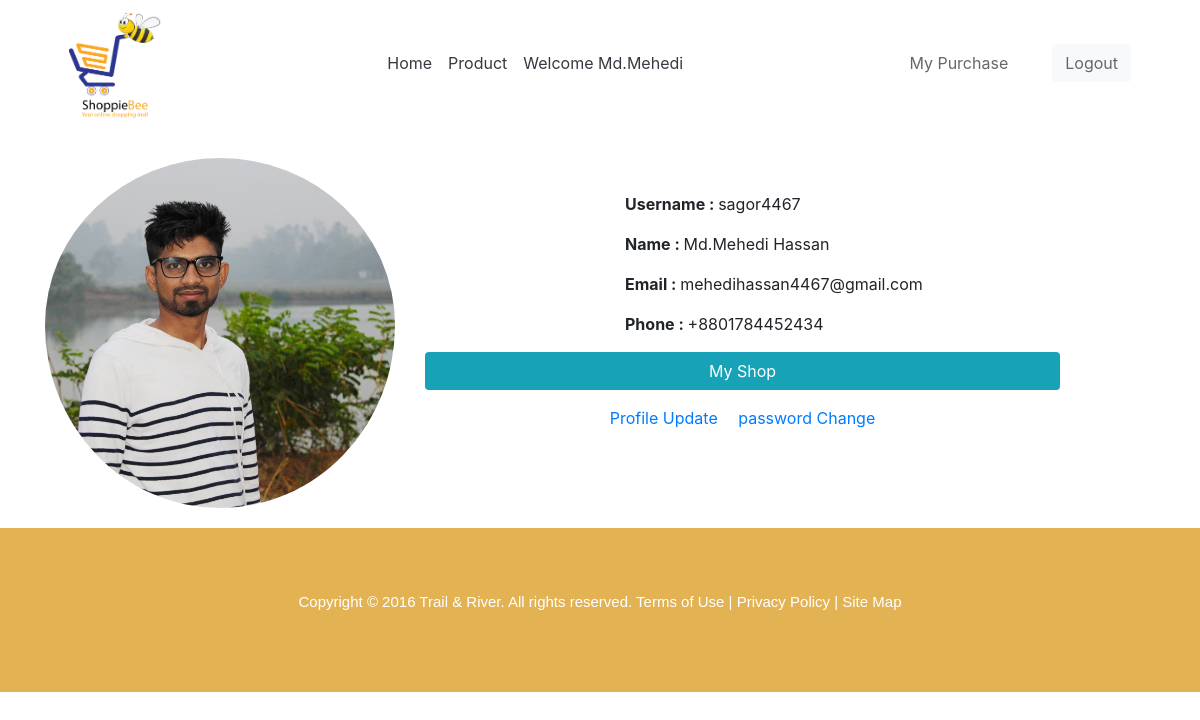
Page /Profile/customer_profile/ (signed in) on the committed database.
### Profile/models.py (models this page shows, shortened)
class Customer(models.Model):
    user=models.OneToOneField(User, on_delete=models.CASCADE,related_name='userprofile')
    first_name=models.CharField(max_length=100, blank=True)
    last_name=models.CharField(max_length=100, blank=True)
    phone=models.CharField(max_length=100, blank=True)
    email=models.EmailField(max_length=300,blank=True, null=True)
    gender=models.CharField(blank=True,max_length=20)
    address=models.CharField(max_length=500,blank=True)
    image=models.ImageField(upload_to='customer_image/')

### Profile/views.py (the view)
# urls.py: path('customer_profile/',views.customer_P, name='Cprofile'),
@login_required(login_url='/Logreg/login')
def customer_P(request):
    current_user=request.user
    accountData=Customer.objects.get(user_id=current_user.id)
    context={
        'Ad':accountData,
    }
    return render(request, 'customerprofile.html',context)

### templates/customerProfile.html (shortened to what this page needs)
{% extends 'layout.html' %}
      {% block search %}
        <form class="form-inline from_content" method="GET">
                   <a href="{% url 'bmyuy' %}"> My Purchase </a>
                   </form>
      {% endblock  %}
{% block content %}
{% load static %}
      <main>
              <div class="row pt-3">
                <div class="col-lg-4">
                  <img src="{{Ad.image.url}}" alt="pic" class="img-fluid rounded-circle pt-3">
                  </div>
                  <div class="col-lg-7 profile_content">
                     <p><span><b>Username : </b></span>{{user.username}}</p>
                     <p><span><b>Name : </b></span>{{user.first_name}} {{user.last_name}}</p>
                     <p><span><b>Email : </b></span>{{user.email}}</p>
                     <p><span><b>Phone : </b></span>{{Ad.phone}}</p>
                      <a class="btn d-block bg-info text-white" href="{% url 'shop' %}">My Shop</a>
                    <div class="text-center mt-3">
                        <a href="{% url 'update' %}">Profile Update</a>
                        <a class="pl-3" href="{% url 'pass' %}">password Change</a>
                    </div>
                  </div>
                </div>
            </main>
{% endblock  %}

### templates/layout.html (shortened to what this page needs)
{% load static %}
<!DOCTYPE html>
<html>
    <head>
        <link rel="stylesheet" href="https://maxcdn.bootstrapcdn.com/bootstrap/4.0.0/css/bootstrap.min.css"/>
        <link rel="stylesheet" href="https://cdn.jsdelivr.net/npm/bootstrap-select@1.13.14/dist/css/bootstrap-select.min.css">
         <link rel="stylesheet" href="https://stackpath.bootstrapcdn.com/font-awesome/4.7.0/css/font-awesome.min.css"/>
        <link rel="stylesheet" href="https://cdnjs.cloudflare.com/ajax/libs/font-awesome/5.15.3/css/all.min.css" />
        <link rel="stylesheet" href="{% static 'css/style.css' %}"/>
    </head>
    <body>
         <header >
          <div class="container">
          <nav class="navbar navbar-expand-md navbar-dark">
             <a href="{% url 'home' %}">
                     <img src="{% static 'img/ShoppieBee3.png' %}" alt="logo" style="width: 100px" class="pl-2 ">
                   </a>
              <div class="collapse navbar-collapse" id="navbarSupportedContent">
              <ul class="navbar-nav mx-auto">
                 {% if user.is_authenticated%}
                  <li class="nav-item active"><a class="nav-link text-dark" href="{% url 'home' %}">Home</a></li>
                  {% block product %}<li class="nav-item active"><a class="nav-link text-dark" href="{% url 'product' %}">Product</a></li>{% endblock  %}
                  <li class="nav-item active"><a class="nav-link text-dark" href="{% url 'Cprofile' %}">Welcome {{user.first_name}}</a></li>
                  {% else %}
                  <li class="nav-item active"><a class="nav-link text-dark" href="{% url 'home' %}">Home</a></li>
                  <li class="nav-item active"><a class="nav-link text-dark" href="{% url 'product' %}">Product</a></li>
                <li class="nav-item active"><a class="nav-link text-dark" href="{% url 'reg' %}">Registation</a></li>
                {% endif %}
                  </ul>
                  {% block search %}
                    {% endblock  %}
                   {% if user.is_authenticated %}
                   <button class="btn btn-light my-sm-0 mr-2"><a href="{% url 'logout' %}">Logout</a></button>
                   {% else %}
                        <button class="btn btn-light my-sm-0 mr-2"><a href="{% url 'log' %}">Login</a></button>
                   {% endif %}
              </div>
             </nav>
              </div>
            </header>
            <div class="container">
                {% block content %}
                {% endblock  %}
            </div>
         <footer>
              <div class="content-eight py-5">
            <div class="content-eight-info-content">
                <p> Copyright © 2016 Trail & River. All rights reserved. Terms of Use | Privacy Policy | Site Map</p>
             </div>
        </div>
            </footer>
    </body>
</html>

### static/css/style.css (style rules this page uses)
* { margin: 0; padding: 0; box-sizing: border-box; }
.content-eight-info-content p { padding-top: 15px; padding-bottom: 15px; color: #fff; font-family: 'Ropa Sans', sans-serif; font-size: 15px; text-align: center; }
.content-eight { background-color: #E3B353; margin-top: 20px; }
nav a { color: #676767; }
.profile_content p { padding-left: 200px; }
.profile_content { margin-top: 50px; }
.from_content { margin-right: 44px; }

### rows in the picture
Customer: image (picture), phone "+8801784452434"

### other values in the picture
{{ user.first_name }} "Md.Mehedi"
{{ user.username }} "sagor4467"
{{ user.last_name }} "Hassan"
{{ user.email }} "mehedihassan4467@gmail.com"
